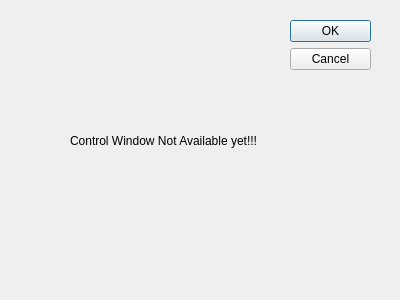
<?xml version="1.0" encoding="UTF-8"?>
<ui version="4.0">
 <class>ControlWindow</class>
 <widget class="QDialog" name="ControlWindow">
  <property name="geometry">
   <rect>
    <x>0</x>
    <y>0</y>
    <width>400</width>
    <height>300</height>
   </rect>
  </property>
  <property name="windowTitle">
   <string>Dialog</string>
  </property>
  <widget class="QDialogButtonBox" name="buttonBox">
   <property name="geometry">
    <rect>
     <x>290</x>
     <y>20</y>
     <width>81</width>
     <height>241</height>
    </rect>
   </property>
   <property name="orientation">
    <enum>Qt::Vertical</enum>
   </property>
   <property name="standardButtons">
    <set>QDialogButtonBox::Cancel|QDialogButtonBox::Ok</set>
   </property>
  </widget>
  <widget class="QLabel" name="label">
   <property name="geometry">
    <rect>
     <x>70</x>
     <y>130</y>
     <width>251</width>
     <height>21</height>
    </rect>
   </property>
   <property name="text">
    <string>Control Window Not Available yet!!!</string>
   </property>
  </widget>
 </widget>
 <resources/>
 <connections>
  <connection>
   <sender>buttonBox</sender>
   <signal>accepted()</signal>
   <receiver>ControlWindow</receiver>
   <slot>accept()</slot>
   <hints>
    <hint type="sourcelabel">
     <x>248</x>
     <y>254</y>
    </hint>
    <hint type="destinationlabel">
     <x>157</x>
     <y>274</y>
    </hint>
   </hints>
  </connection>
  <connection>
   <sender>buttonBox</sender>
   <signal>rejected()</signal>
   <receiver>ControlWindow</receiver>
   <slot>reject()</slot>
   <hints>
    <hint type="sourcelabel">
     <x>316</x>
     <y>260</y>
    </hint>
    <hint type="destinationlabel">
     <x>286</x>
     <y>274</y>
    </hint>
   </hints>
  </connection>
 </connections>
</ui>
